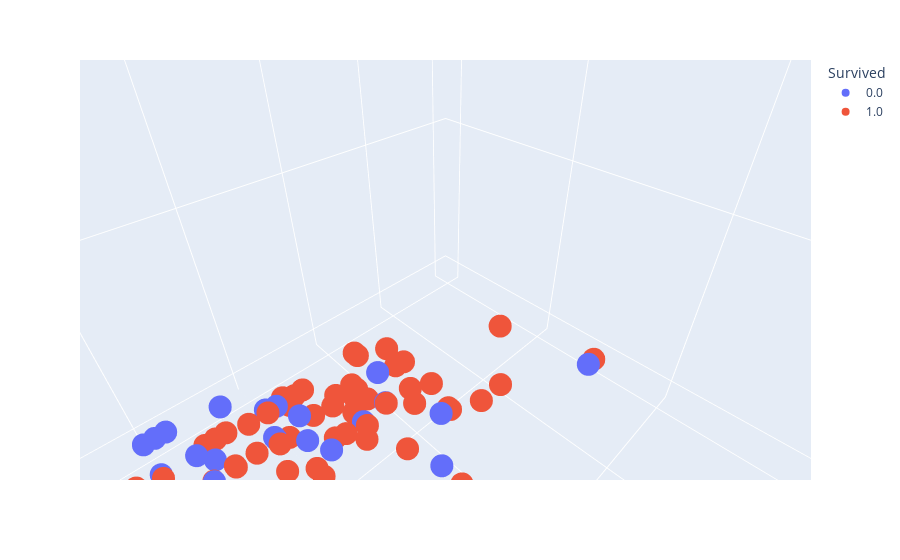

Source (notebook cell):
### Markdown cell above
График 9: 3D Plot

### Code cell
fig3 = px.scatter_3d(titanic_data, x='Age', y='Fare', z='Pclass', color='Survived')
fig3.show()

### Figure 1 — Plotly figure (JSON) as saved in the notebook; plotly's stock layout.template omitted (floating-point values rounded to 4 significant figures; data arrays with more than 128 entries replaced by an {"elided": "..."} marker saying what was removed)
{"data": [{"hovertemplate": "Survived=0.0<br>Age=%{x}<br>Fare=%{y}<br>Pclass=%{z}<extra></extra>", "legendgroup": "0.0", "marker": {"color": "#636efa", "symbol": "circle"}, "mode": "markers", "name": "0.0", "scene": "scene", "showlegend": true, "type": "scatter3d", "x": {"elided": "549 float values"}, "y": {"elided": "549 float values"}, "z": {"elided": "549 int values"}}, {"hovertemplate": "Survived=1.0<br>Age=%{x}<br>Fare=%{y}<br>Pclass=%{z}<extra></extra>", "legendgroup": "1.0", "marker": {"color": "#EF553B", "symbol": "circle"}, "mode": "markers", "name": "1.0", "scene": "scene", "showlegend": true, "type": "scatter3d", "x": {"elided": "342 float values"}, "y": {"elided": "342 float values"}, "z": {"elided": "342 int values"}}], "layout": {"autosize": true, "legend": {"title": {"text": "Survived"}, "tracegroupgap": 0}, "margin": {"t": 60}, "scene": {"aspectmode": "auto", "aspectratio": {"x": 1, "y": 1, "z": 1}, "camera": {"center": {"x": 0, "y": 0, "z": 0}, "eye": {"x": 0.005774, "y": 0.005774, "z": 0.005774}, "projection": {"type": "perspective"}, "up": {"x": 0, "y": 0, "z": 1}}, "domain": {"x": [0, 1], "y": [0, 1]}, "xaxis": {"title": {"text": "Age"}, "type": "linear"}, "yaxis": {"title": {"text": "Fare"}, "type": "linear"}, "zaxis": {"title": {"text": "Pclass"}, "type": "linear"}}}}
